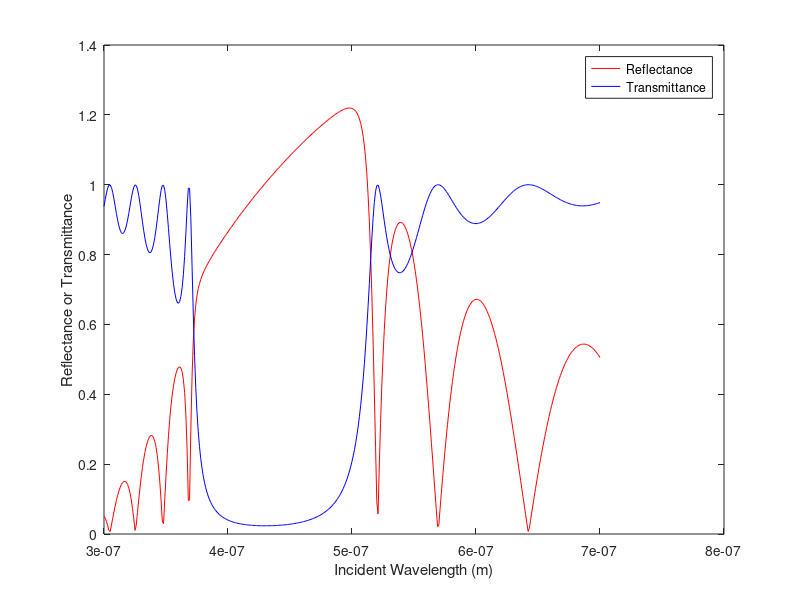

This chart was generated by the following MATLAB code:
clear
clc
degrees = pi/180; 
theta = 17 * degrees;      % elevation angle 
phi = 12 * degrees;        % azimuthal angle 
lamda = (300:1:700) * 1e-9;    % free space wavelength 
k0 = (2 * pi) ./ lamda;
ni = 1.0;                    % incident medium refractive index
Kx = k0 * ni * sin(theta) * cos(phi);
nh = 5;
nl = 3;
N = 10;
dif = nh - nl;
aver = (nh + nl) / 2;
r = dif / (2 * aver);
xh = 0.5 * (10^-6);
xl = 0.25E-6;
alphah = Kx * xh;
alphal = Kx * xl;
alpha = alphah + alphal;
delalpha = alphah - alphal;
G = (-2 * r * sin(alphah) * 1i) ./ (1 - r^2);
cg = conj(G);
F = (exp(alpha * 1i) - r * r .* exp(delalpha * 1i)) ./ (1 - r^2);
fr = real(F);
fi = imag(F);
apsi = acosh(-fr);

% Preallocate R and T arrays for efficiency
R = zeros(1, length(lamda));
T = zeros(1, length(lamda));

% Loop through each wavelength
for idx = 1:length(lamda)
    % Calculating the transfer matrix elements for each wavelength
    M = [0 0; 0 0]; % Initialize a 2x2 matrix
    
    M(1,1) = cosh(N * apsi(idx)) - sinh(N * apsi(idx)) * (fi(idx) / sqrt((fr(idx)^2) - 1)) * 1i;
    M(1,2) = -sinh(N * apsi(idx)) * (cg(idx) / sqrt((fr(idx)^2) - 1));
    M(2,1) = -sinh(N * apsi(idx)) * (G(idx) / sqrt((fr(idx)^2) - 1));
    M(2,2) = cosh(N * apsi(idx)) + sinh(N * apsi(idx)) * (fi(idx) / sqrt((fr(idx)^2) - 1)) * 1i; 

    % Calculating reflectance and transmittance
    R(idx) = abs(M(2,1) / M(1,1));
    T(idx) = abs(1 / M(1,1));
end

% Plot the results
plot(lamda, R, 'r', lamda, T, 'b');
xlabel('Incident Wavelength (m)');
ylabel('Reflectance or Transmittance');
legend('Reflectance', 'Transmittance');
